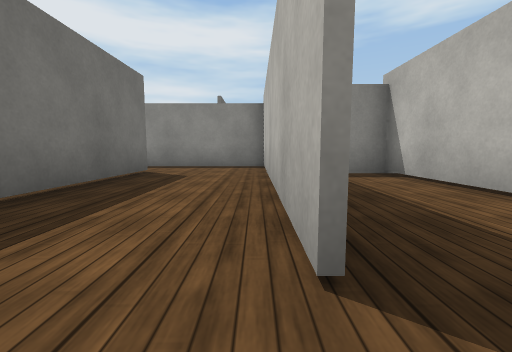
View 1 (above)

24 first-person views from a walk through a robot-simulator world made for Webots. The camera is 0.5 m above the floor, tilts 6° down and sees 90° across. The floor is counted in squares, 1 m on a side. Each view is taken from the middle of a square. On the plan, view 1 faces up. The plan holds only what a view shows up to about 9 squares ahead; the rest is blank. The robots in the file are not drawn. Simple shapes and patterns stand in for the simulator's stock objects.

View 2
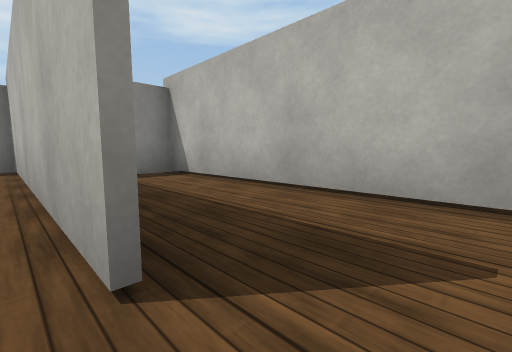

View 3
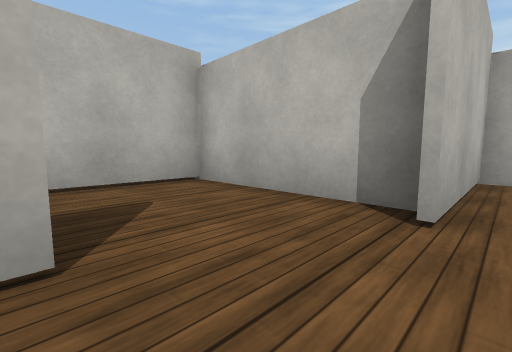

View 4
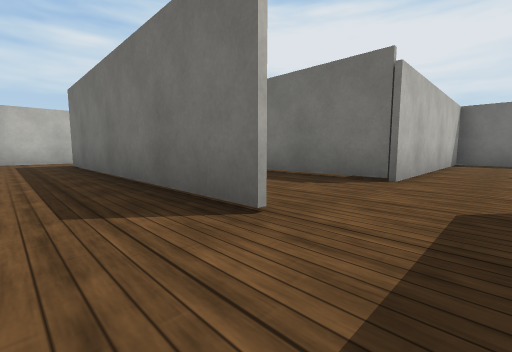

View 5
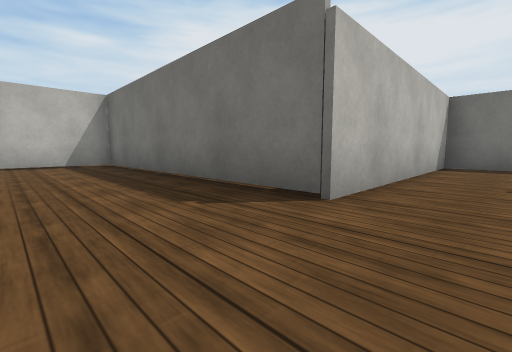

View 6
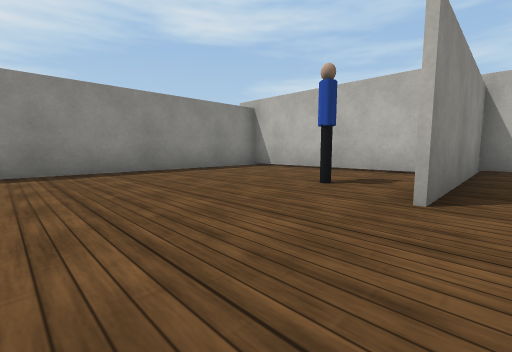

View 7
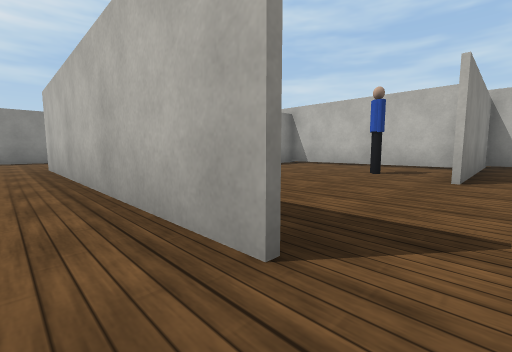

View 8
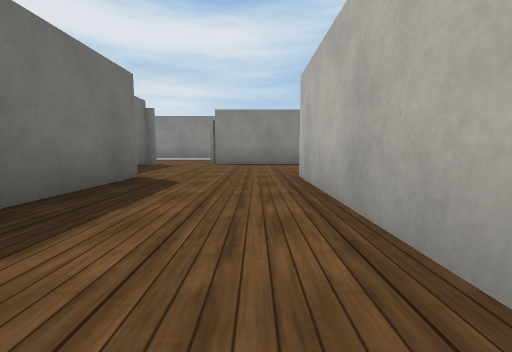

View 9
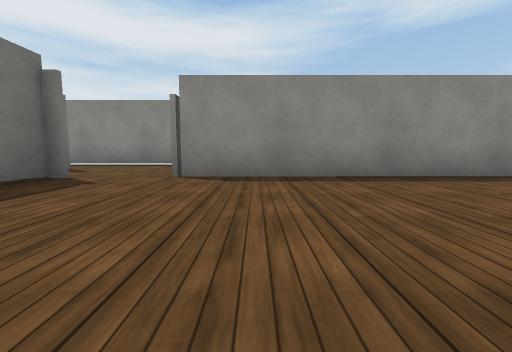

View 10
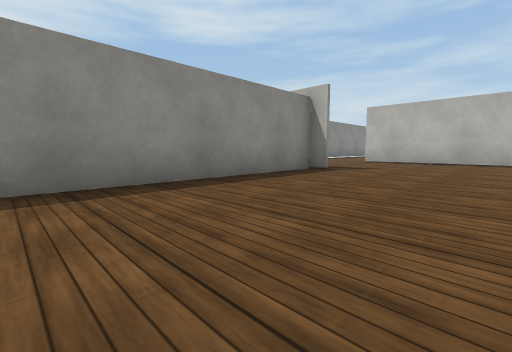

View 11
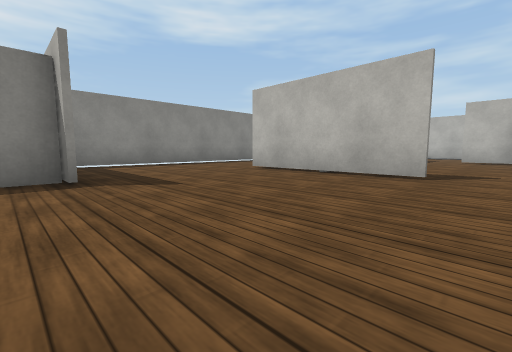

View 12
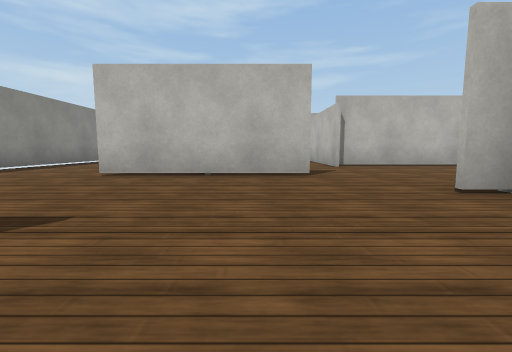

View 13
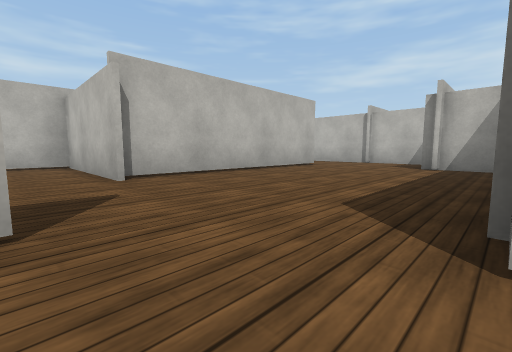

View 14
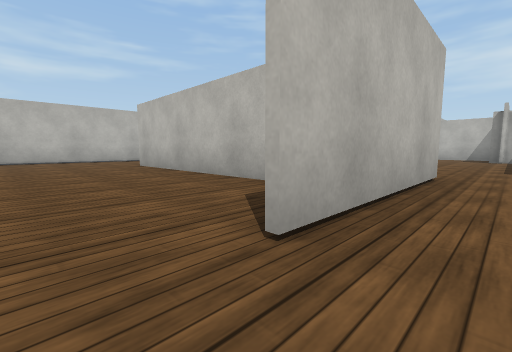

View 15
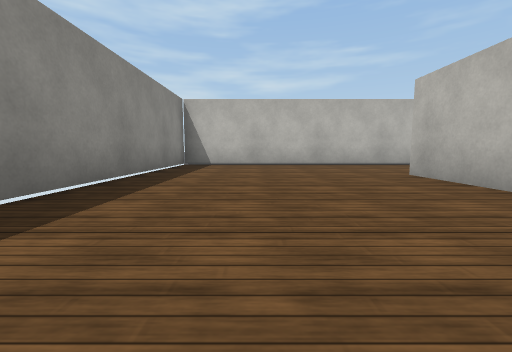

View 16
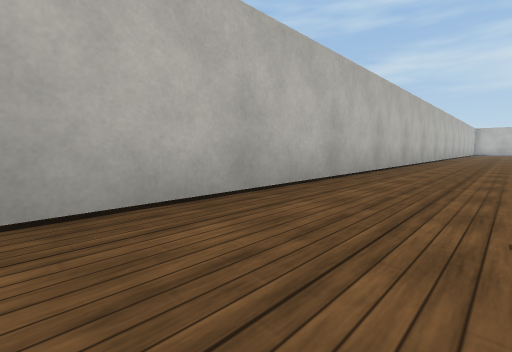

View 17
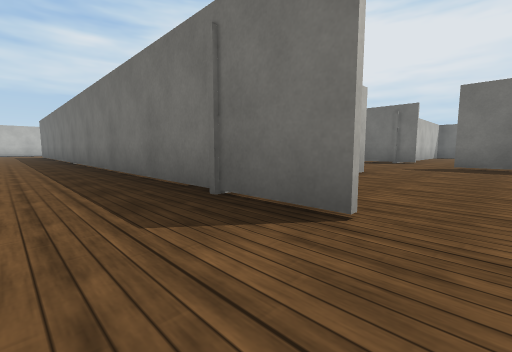

View 18
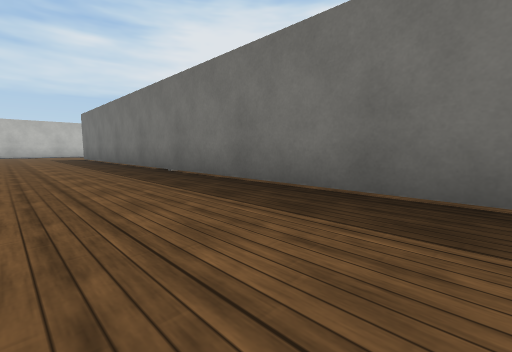

View 19
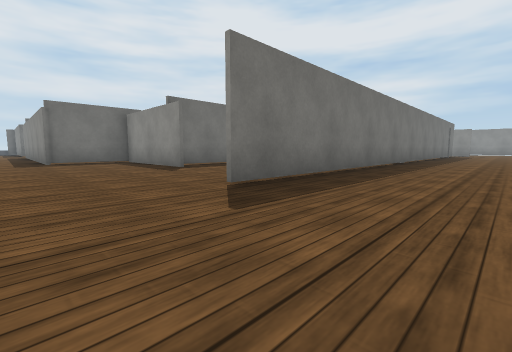

View 20
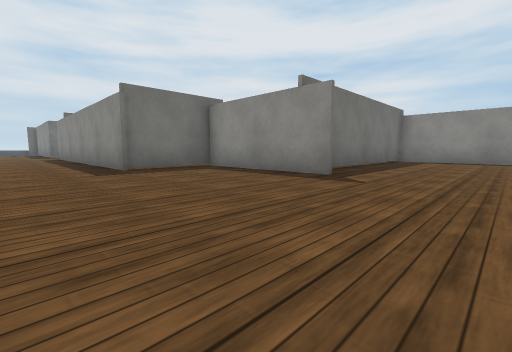

View 21
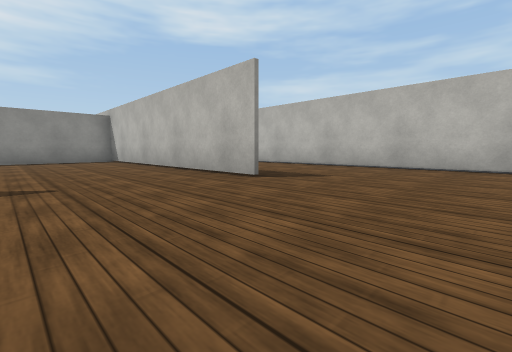

View 22
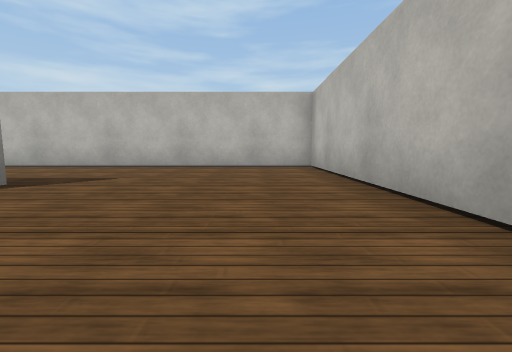

View 23
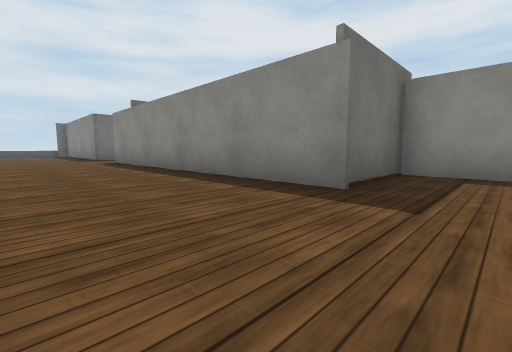

View 24
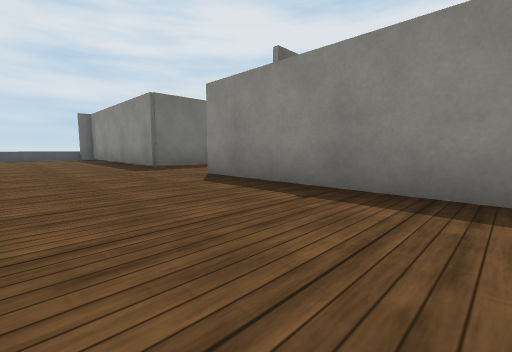

### Floor plan
Ten units are one square. View 1 is at (0, 0); x grows to the right and y downward. Boxes are objects, and circles mark ways between rooms. Rooms are numbered by the first view taken in them; rooms with no view inside come last. Other rooms are left out.
<svg viewBox="-155 -228 271 308">
<path fill="none" stroke="#000" d="M-24 -57 -24 14M2 -9 2 -79M2 -75 -25 -75M-5 14 5 14M-53 -58 -53 14 -30 14M-25 -75 -45 -75M-11 -80 -11 -137M-75 -58 -53 -58M-10 -130 -71 -130M9 -149 9 -190M-34 -181 -34 -187 -106 -187M27 -170 80 -170M73 -152 73 29M7 -223 -26 -223M-82 -76 -82 -148M-111 -148 -111 -120M28 -37 28 10M60 -53 19 -53M-111 -70 -111 -58 -75 -58M-125 -185 -125 -175M-116 -223 -150 -223M111 -71 111 -223 22 -223M-6 11 -6 40 -95 40M35 14 -6 14M72 29 72 -37M-121 21 -121 40 -149 40M55 75 111 75 111 -10M32 -137 72 -137 72 -152M-10 -137 -10 -130M9 -160 9 -149M36 -76 36 -136M-8 -76 6 -76M10 -54 24 -54M5 14 27 14 27 -54"/>
<rect x="-35" y="-95" width="10" height="10" fill="#bbb"><title>person</title></rect>
<circle cx="-20" cy="-65" r="3" fill="#2a7"/>
<circle cx="0" cy="0" r="3" fill="#2a7"/>
<circle cx="-40" cy="-70" r="3" fill="#2a7"/>
<circle cx="-80" cy="-70" r="3" fill="#2a7"/>
<circle cx="-7" cy="-150" r="3" fill="#2a7"/>
<circle cx="70" cy="-160" r="3" fill="#2a7"/>
<text x="-10" y="-40">1</text>
<text x="-40" y="-40">2</text>
<text x="-50" y="-100">3</text>
<text x="-10" y="-140">4</text>
<text x="20" y="-120">5</text>
<text x="10" y="-20">6</text>
</svg>
Room 1 opens to room 2. Room 1 opens to room 6. Room 2 opens to room 3. Room 3 opens to room 4. Room 4 opens to room 5.

Where each view was taken, in squares from view 1:
view 1: 0 up, 0 right, facing up
view 2: 0 up, 0 right, facing up-right
view 3: 1 up, 1 left, facing down-right
view 4: 7 up, 1 left, facing down-left
view 5: 7 up, 3 left, facing down-left
view 6: 7 up, 7 left, facing up-right
view 7: 7 up, 9 left, facing up-right
view 8: 10 up, 9 left, facing up
view 9: 14 up, 9 left, facing up
view 10: 15 up, 9 left, facing up-right
view 11: 14 up, 4 left, facing up-right
view 12: 16 up, 4 left, facing right
view 13: 15 up, 1 left, facing down-right
view 14: 20 up, 0 right, facing down-right
view 15: 20 up, 3 right, facing right
view 16: 18 up, 9 right, facing down-right
view 17: 16 up, 9 right, facing down-left
view 18: 11 up, 10 right, facing down-left
view 19: 5 down, 10 right, facing up-left
view 20: 6 down, 6 right, facing up-left
view 21: 6 down, 4 right, facing up-right
view 22: 6 down, 4 right, facing right
view 23: 7 down, 1 right, facing up-left
view 24: 7 down, 5 left, facing up-left
